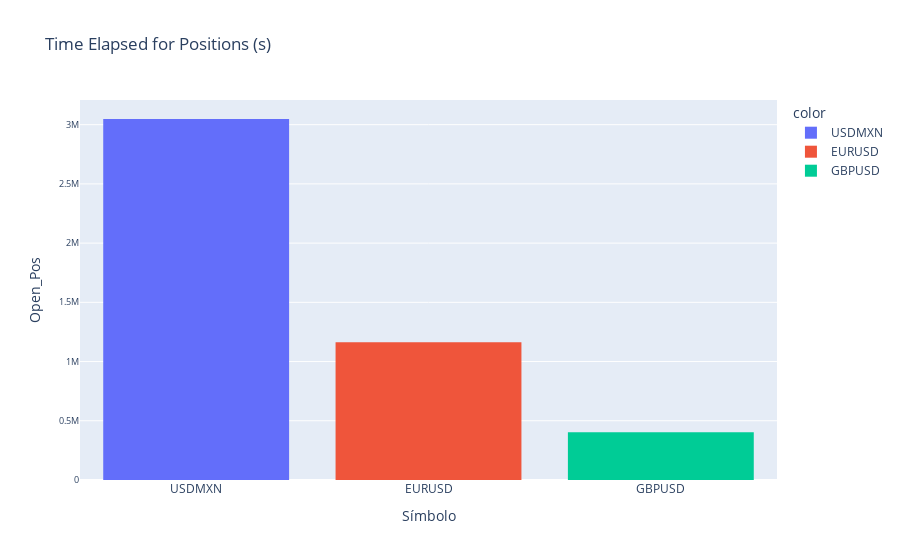

Notebook cell for this chart:
### Markdown cell above
The histogram shows that USD_MXN total positions were hold for the most time.

### Code cell
Pos_t=data[['Símbolo', 'Open_Pos']]
vs.hist_csv(Pos_t, 'Time Elapsed for Positions (s)', 'Símbolo', 'Open_Pos')

### Figure 1 — Plotly figure (JSON) as saved in the notebook; plotly's stock layout.template omitted (floating-point values rounded to 4 significant figures)
{"data": [{"alignmentgroup": "True", "bingroup": "x", "histfunc": "sum", "hovertemplate": "color=USDMXN<br>x=%{x}<br>sum of y=%{y}<extra></extra>", "legendgroup": "USDMXN", "marker": {"color": "#636efa", "pattern": {"shape": ""}}, "name": "USDMXN", "offsetgroup": "USDMXN", "orientation": "v", "showlegend": true, "type": "histogram", "x": ["USDMXN", "USDMXN", "USDMXN", "USDMXN", "USDMXN", "USDMXN", "USDMXN", "USDMXN", "USDMXN", "USDMXN", "USDMXN", "USDMXN", "USDMXN", "USDMXN", "USDMXN", "USDMXN", "USDMXN", "USDMXN", "USDMXN", "USDMXN", "USDMXN", "USDMXN", "USDMXN"], "xaxis": "x", "y": [280879, 280638, 279143, 279129, 279101, 279094, 200223, 199799, 199433, 199439, 199070, 198748, 102618, 11956, 11939, 11926, 11871, 11858, 2236, 2221, 2208, 2197, 2188], "yaxis": "y"}, {"alignmentgroup": "True", "bingroup": "x", "histfunc": "sum", "hovertemplate": "color=EURUSD<br>x=%{x}<br>sum of y=%{y}<extra></extra>", "legendgroup": "EURUSD", "marker": {"color": "#EF553B", "pattern": {"shape": ""}}, "name": "EURUSD", "offsetgroup": "EURUSD", "orientation": "v", "showlegend": true, "type": "histogram", "x": ["EURUSD", "EURUSD", "EURUSD", "EURUSD", "EURUSD", "EURUSD", "EURUSD", "EURUSD", "EURUSD", "EURUSD", "EURUSD", "EURUSD", "EURUSD", "EURUSD", "EURUSD", "EURUSD", "EURUSD", "EURUSD", "EURUSD", "EURUSD", "EURUSD", "EURUSD", "EURUSD", "EURUSD", "EURUSD", "EURUSD", "EURUSD", "EURUSD", "EURUSD", "EURUSD", "EURUSD", "EURUSD", "EURUSD", "EURUSD", "EURUSD", "EURUSD", "EURUSD", "EURUSD", "EURUSD", "EURUSD", "EURUSD", "EURUSD", "EURUSD", "EURUSD", "EURUSD", "EURUSD", "EURUSD", "EURUSD", "EURUSD", "EURUSD", "EURUSD", "EURUSD", "EURUSD"], "xaxis": "x", "y": [83995, 84175, 84288, 84175, 84167, 84176, 84175, 84003, 84005, 84006, 4196, 4193, 4340, 4343, 4438, 4438, 4404, 2163, 2157, 2072, 2071, 2069, 2072, 2072, 2072, 2000.0, 1998.0, 1996.0, 2014.0, 1204, 1204, 1466, 1461, 1452, 1452, 1465, 1194, 1188, 234200.0, 1007.0, 1005.0, 1005.0, 1004.0, 1003.0, 1003.0, 1004.0, 1002.0, 1004.0, 2329, 2318, 2308, 2297, 2287], "yaxis": "y"}, {"alignmentgroup": "True", "bingroup": "x", "histfunc": "sum", "hovertemplate": "color=GBPUSD<br>x=%{x}<br>sum of y=%{y}<extra></extra>", "legendgroup": "GBPUSD", "marker": {"color": "#00cc96", "pattern": {"shape": ""}}, "name": "GBPUSD", "offsetgroup": "GBPUSD", "orientation": "v", "showlegend": true, "type": "histogram", "x": ["GBPUSD", "GBPUSD", "GBPUSD", "GBPUSD"], "xaxis": "x", "y": [100750, 100736, 100597, 100581], "yaxis": "y"}], "layout": {"barmode": "relative", "legend": {"title": {"text": "color"}, "tracegroupgap": 0}, "title": {"text": "Time Elapsed for Positions (s)"}, "xaxis": {"anchor": "y", "categoryorder": "total descending", "domain": [0, 1], "title": {"text": "Símbolo"}}, "yaxis": {"anchor": "x", "domain": [0, 1], "tickfont": {"size": 9}, "title": {"text": "Open_Pos"}}}}
